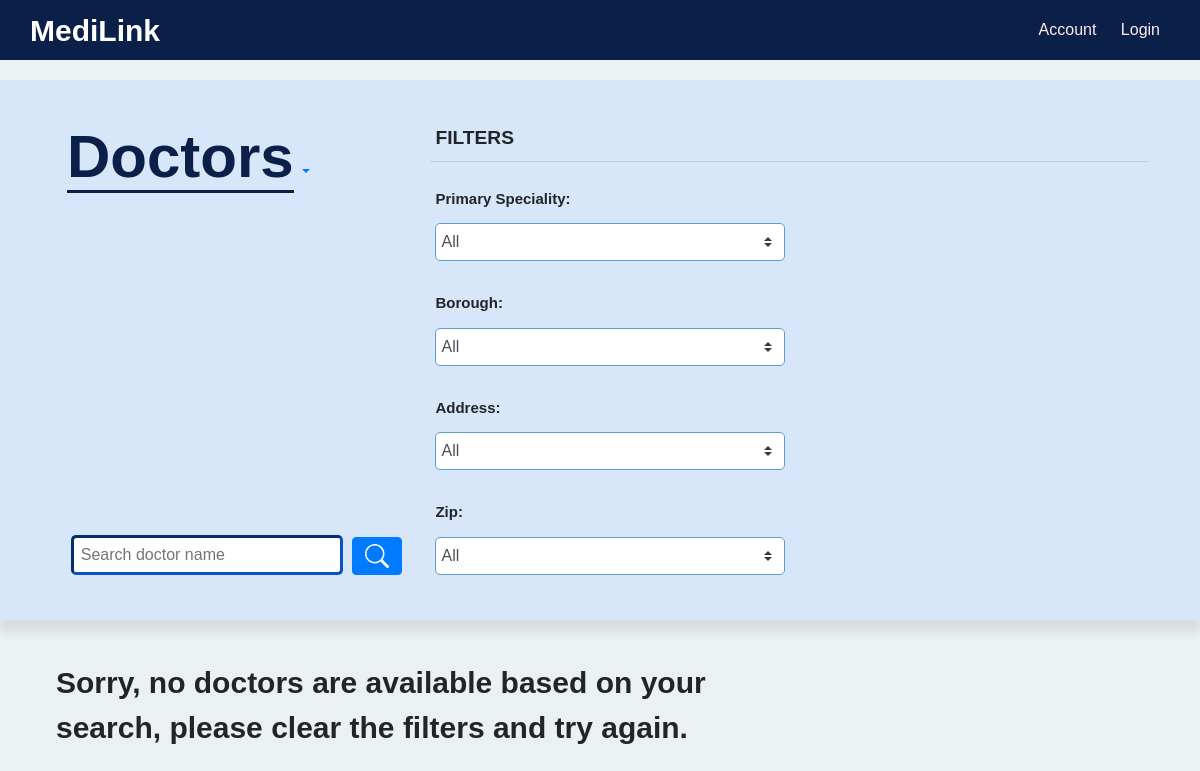
/doctor/, run on an earlier commit of the app's database.
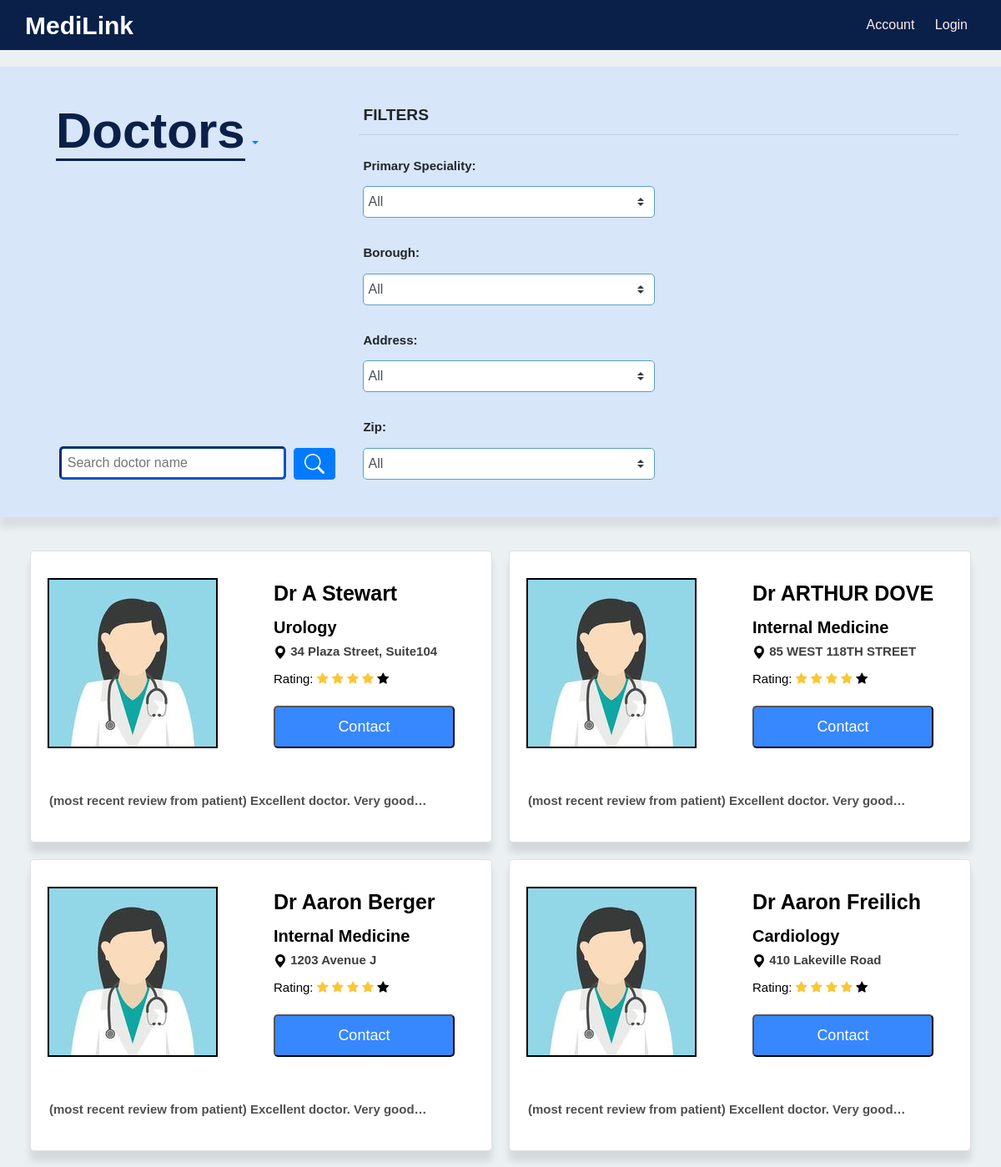
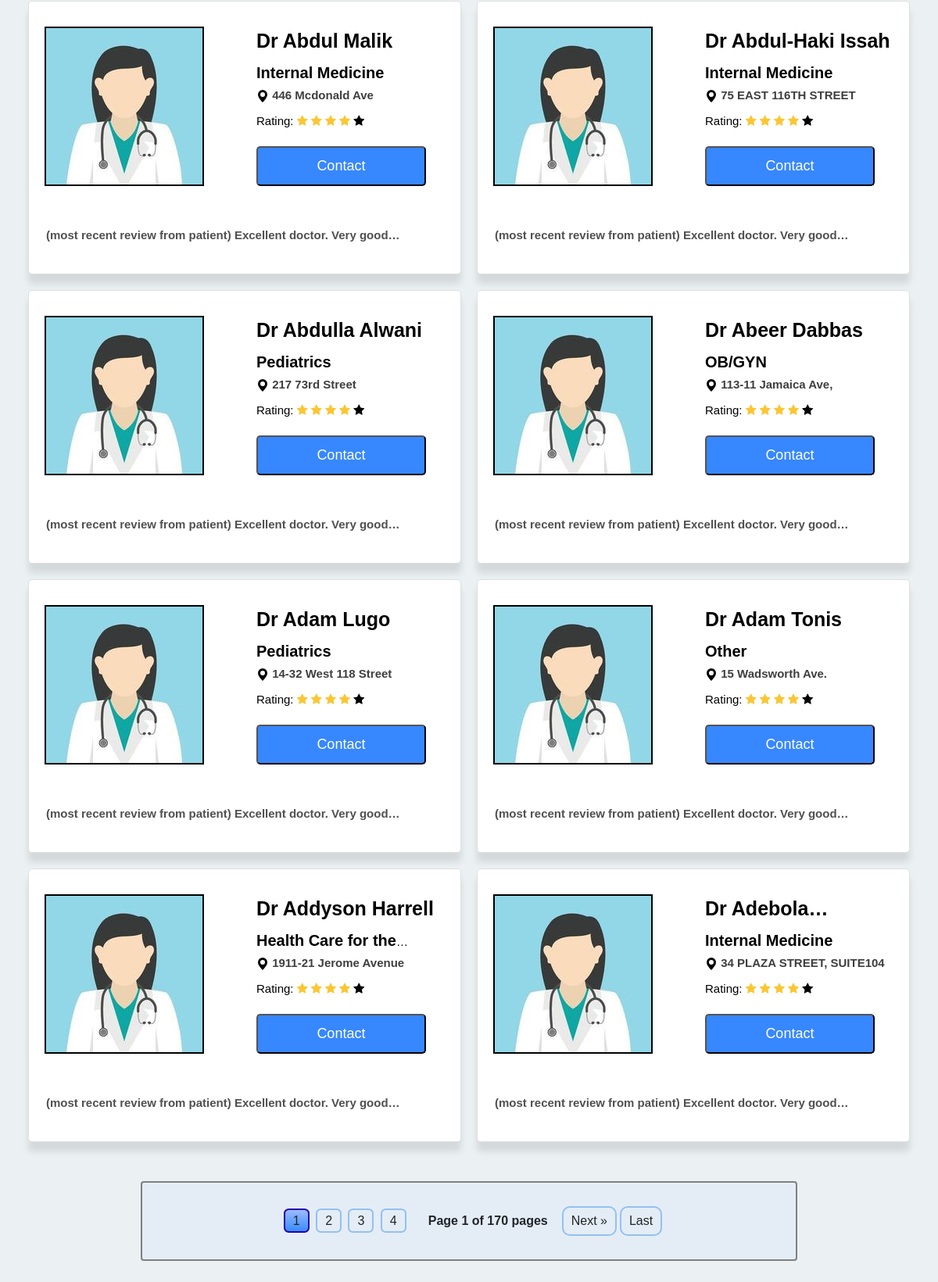
And on a later commit of the database (2 pictures, top to bottom).
### doctor/models.py (models this page shows)
class Doctor(User):
    primary_speciality = models.CharField(max_length=50)
    associated_hospital = models.ForeignKey(
        "hospital.Hospital",
        max_length=100,
        null=True,
        blank=True,
        on_delete=models.SET_NULL,
    )

### doctor/views.py (the view)
# urls.py: path("", DoctorListView.as_view(), name="list_view"),
class DoctorListView(generic.ListView):
    model = Doctor
    template_name = "doctor/doctor_list.html"
    context_object_name = "doctor_list"
    def get_queryset(self):
        doctors = Doctor.objects.all().order_by("name")
        filter_form = DoctorFilterForm(self.request.GET)
        """
        filter backend implementation
        """
        if filter_form.is_valid():
            name = filter_form.cleaned_data.get("name")
            primary_speciality = filter_form.cleaned_data.get("primary_speciality")
            address = filter_form.cleaned_data.get("address")
            borough = filter_form.cleaned_data.get("borough")
            zip = filter_form.cleaned_data.get("zip")
            if name:
                """
                to make the name contains the input name
                """
                doctors = doctors.filter(name__contains=name)
            if primary_speciality and primary_speciality != "All":
                doctors = doctors.filter(primary_speciality=primary_speciality)
            if address and address != "All":
                doctors = doctors.filter(address=address)
            if borough and borough != "All":
                doctors = doctors.filter(borough=borough)
            if zip and zip != "All":
                doctors = doctors.filter(zip=zip)
        return doctors
    def get_context_data(self, **kwargs):
        context = super().get_context_data(**kwargs)
        """
        Pagination use the paginator  to make pagination,
        which contains two variables,
        the first one is the context doctor list from get_queryset,
        the second one is the quantity of the page items.
        """
        paginator = Paginator(context["doctor_list"], 12)
        page_number = self.request.GET.get("page")
        doctor_list = paginator.get_page(page_number)
        context["doctor_list"] = doctor_list
        primary_speciality = self.request.GET.get("primary_speciality", "all")
        address = self.request.GET.get("address", "all")
        borough = self.request.GET.get("borough", "all")
        zip = self.request.GET.get("zip", "all")
        name = self.request.GET.get("name", "")
        context["filter_form"] = DoctorFilterForm(
            initial={
                "primary_speciality": primary_speciality,
                "address": address,
                "borough": borough,
                "zip": zip,
                "name": name,
            }
        )
        return context

### doctor/templates/doctor/doctor_list.html (shortened to what this page needs)
{% load static %}
<link rel="stylesheet" href="https://cdnjs.cloudflare.com/ajax/libs/font-awesome/4.7.0/css/font-awesome.min.css">
<body>
    {% include "user/navbar.html" %}
    <link rel="stylesheet" href="{% static 'doctor/css/doctorListStyle.css' %}">
    <div class="search-and-filter py-4">
        <div class="filter-left-column container">
            <a class="nav-item dropdown text-center">
                <a class="nav-link dropdown-toggle" href="#" id="navbarDropdown" role="button" data-toggle="dropdown" aria-haspopup="true" aria-expanded="false">
                    <span>Doctors</span>
                </a>
            </a>
            <form method="get" id="search-form">
                <div class="form-name-input">
                    {{ filter_form.name }}
                    <button id="search-button" type="button" class="btn btn-primary" onclick="handleFilterChange()">
                    </button>
                </div>
            </form>
        </div>
        <div class="filter-right-column container">
            <form method="get" class="filter-form" id="filter-form" onchange="handleFilterChange()">
                <fieldset id="filter-fieldset">
                    <legend>FILTERS</legend>
                    <hr class="mt-0 mb-3"/>
                    <div class="row">
                        <div class="col">
                            <div class="form-group">
                                <label for="{{ filter_form.primary_speciality.id_for_label }}">Primary Speciality:</label>
                                {{ filter_form.primary_speciality }}
                            </div>
                            <div class="form-group">
                                <label for="{{ filter_form.borough.id_for_label }}">Borough:</label>
                                {{ filter_form.borough }}
                            </div>
                        </div>
                        <div class="col">
                            <div class="form-group">
                                <label for="{{ filter_form.address.id_for_label }}">Address:</label>
                                {{ filter_form.address }}
                            </div>
                            <div class="form-group">
                                <label for="{{ filter_form.zip.id_for_label }}">Zip:</label>
                                {{ filter_form.zip }}
                            </div>
                        </div>
                    </div>
                </fieldset>
            </form>
        </div>
    </div>
    <div class="doctor-list">
        {% if doctor_list %}
        {% for doctor in doctor_list%}
        <div class="doctor_link">
            <div class="card container">
                <div class="card-row row">
                    <div class="card-left-column col">
                        <a href="{%url 'doctor:detail_view' doctor.id %}">
                            <img class="card-avatar" src="{% static 'doctor/images/avatar.jpg' %}" alt="placeholder">
                        </a>
                    </div>
                    <div class="card-right-column col">
                        <a href="{%url 'doctor:detail_view' doctor.id %}">
                            <p>Dr {{doctor.name}}</p>
                            <h3><span id="speciality">{{doctor.primary_speciality}}</span></h3>
                            <h3>
                                <svg xmlns="http://www.w3.org/2000/svg" width="16" height="16" fill="currentColor" class="bi bi-geo-alt-fill" viewBox="0 0 16 16">
                                    <path d="M8 16s6-5.686 6-10A6 6 0 0 0 2 6c0 4.314 6 10 6 10zm0-7a3 3 0 1 1 0-6 3 3 0 0 1 0 6z"/>
                                </svg>
                                <span id="address">{{doctor.address}}</span>
                            </h3>
                            <div class="ratings">
                                <h3>Rating:
                                    <i class="fa fa-star rating-color"></i>
                                    <i class="fa fa-star rating-color"></i>
                                    <i class="fa fa-star rating-color"></i>
                                    <i class="fa fa-star rating-color"></i>
                                    <i class="fa fa-star"></i>
                                </h3>
                            </div>
                        </a>
                        <div class="contact">
                            <button style="font-size:18px" class="book-appointment" data-toggle="modal"
                             data-target="#contact_modal" data-email="{{doctor.email}}" data-phone="{{doctor.phone}}">
                                Contact
                            </button>
                        </div>
                    </div>
                </div>
                <div class="card-row">
                    <h3 class="card-border">
                        (most recent review from patient) Excellent doctor. Very good experience!
                    </h3>
                </div>
            </div>
        </div>
        {% endfor %}
    </div>
    <div class="pagination container">
        <div class="page-numbers">
            {% for num in doctor_list.paginator.page_range %}
            {% if doctor_list.number == num %}
            <a onclick="javascript:getPageUrl({{ num }})" class="page active">{{ num }}</a>
            {% elif num > doctor_list.number|add:'-4' and num < doctor_list.number|add:'4' %} <a onclick="javascript:getPageUrl({{ num }})"
                class="page">{{ num }}</a>
                {% endif %}
                {% endfor %}
        </div>
        <span class="current mx-3">Page {{ doctor_list.number }} of {{ doctor_list.paginator.num_pages }} pages</span>
        {% if doctor_list.has_next %}
        <a onclick="javascript:getPageUrl({{ doctor_list.next_page_number }})" class="next">Next &raquo;</a>
        <a onclick="javascript:getPageUrl({{ doctor_list.paginator.num_pages }})" class="last">Last</a>
        {% endif %}
    </div>
    {% else %}
    <p class="no-result">
        Sorry, no doctors are available based on your search, please
        clear the filters and try again.
    </p>
    {% endif %}
</body>

### user/templates/user/navbar.html (shortened to what this page needs)
{% load static %}
<!DOCTYPE html>
<link rel="stylesheet" href="{% static 'user/css/navbar.css' %}">
<link rel="stylesheet" href="https://cdn.jsdelivr.net/npm/bootstrap@4.3.1/dist/css/bootstrap.min.css">
<link rel="stylesheet" href="https://cdnjs.cloudflare.com/ajax/libs/font-awesome/4.7.0/css/font-awesome.min.css">
<div class="header">
    <a class="text-decoration-none text-white" href={% url "user:home" %}><span>MediLink</span></a>
    <nav>
        <a href="/user/account/">Account</a>
        {% if user.is_authenticated %}
            <a href="#" data-toggle="modal" data-target="#logoutModal">Logout</a>
        {% else %}
            <a href={% url "user:login" %}>Login</a>
        {% endif %}
    </nav>
</div>

### user/static/user/css/navbar.css (style rules this page uses)
.header { font-family: Arial, sans-serif; display: flex; justify-content: space-between; align-items: center; padding: 30px; position: relative; background-color: #0a2049; height: 40px; color: white; }
.header span { font-size: 30px; font-weight: bold; }
nav a { margin: 0 10px; text-decoration: none; color: rgb(255, 255, 255); }
form { margin: 0; }

### doctor/static/doctor/css/doctorListStyle.css (style rules this page uses)
body { font-family: Arial, sans-serif; background-color: #ebf1f3; margin: 0; padding: 0; }
.header { display: flex; justify-content: space-between; align-items: center; padding: 30px; position: relative; background-color: #0a2049; height: 40px; color: white; }
.header span { font-size: 30px; font-weight: bold; }
nav a { margin: 0 10px; text-decoration: none; color: rgb(255, 237, 237); }
.rating-color { color:#fbc634 !important; }
.ratings { margin-top: 15px; }
.search-and-filter { background-color: rgba(199, 221, 255, 0.534); position: relative; width: 100%; margin-bottom: 10px; margin-top: 20px; padding-left: 3%; padding-right: 3%; box-shadow: 0 12px 8px rgba(51, 51, 51, 0.1); display: flex; }
.search-and-filter span { font-size: 60px; font-weight: 800; color: #0a2049; border-bottom: 3px solid #0a2049; }
.filter-left-column { width: 50% }
.form-name-input { margin-top: 10px; padding-left: 20px; position: absolute; bottom: 45; width: 30%; }
legend { font-weight: 900; font-size: larger; margin-left: 5px; }
.doctor-name-input { width: 80%; height: 40px; border-radius: 5px; border-width: 3px; margin-right: 5px; border-color: #0753c5; padding: 2%; }
.doctor-name-input::placeholder { font-weight: 400; }
.filter-right-column { display: flex; flex-direction: column; align-items: center; margin-top: 20px; }
.form-group { display: flex; flex-direction: column; }
.form-group label { margin-top: 10px; margin-left: 5px; font-size: 15px; font-weight: bold; }
.custom-select { width: 350px; padding: 5px; margin: 5px; border: 1px solid #599ecc; border-radius: 5px; }
.doctor-list { position: relative; display: grid; margin-top: 40px; grid-template-columns: repeat(2, minmax(auto, 1fr)); grid-gap: 20px; height: auto; margin-bottom: 10px; margin-left: 3%; margin-right: 3%; border-radius: 10px; }
#speciality { font-weight: bold; font-size: 20; }
#address { font-weight: 700; color: rgb(63, 63, 63); }
.doctor-list a { text-decoration: none; color: black; }
.pagination { background-color: rgba(199, 221, 255, 0.219); display: flex; text-align: center; margin-top: 50px; margin-bottom: 50px; padding: 20px; border: 2px solid grey; margin-left: auto; margin-right: auto; width: 70%; flex-wrap: wrap; align-content: stretch; justify-content: center; align-items: center; }
.pagination span { font-weight: bold; }
.page-numbers { display: inline-block; margin: 0 10px; border-radius: 50%; }
.prev, .next, .first, .last { text-decoration: none; border-radius: 10px; color: #333; padding: 5px 10px; border: 2px solid #94c0f1; margin: 10px 2px; }
.page { text-decoration: none; border-radius: 20%; color: #333; padding: 5px 10px; border: 2px solid #94c0f1; margin: 10px 2px; }
.page.active { color: #fff; background-image: linear-gradient(#9bbaff, #378cfc); border: 2px solid #2600ad; background-repeat: no-repeat; }
.card { background-color: rgb(255, 255, 255); padding: 20px; display: grid; align-items: center; min-width: 500px; max-width: 800px; min-height: 350px; border-radius: 5px; box-shadow: 0 12px 8px rgba(0, 0, 0, 0.1); }
.card-left-column { flex: 1; display: flex; align-items: center; }
.card-left-column a img { border: 2px solid black; }
.card-right-column { flex: 1; display: flex; flex-direction: column; position: relative; }
.card-avatar { min-width: 80%; height: auto; }
.card-border { font-size: 15px; margin-top: 30px; margin-left: 2px; color: rgb(80, 80, 80); font-weight: 700; }
.card p { font-weight: 900; font-size: 25px; margin-right: 3px; display: -webkit-box; -webkit-line-clamp: 1; -webkit-box-orient: vertical; overflow: hidden; text-overflow: ellipsis; margin-bottom: 10px; }
.card h3 { font-size: 15px; display: -webkit-box; -webkit-line-clamp: 1; -webkit-box-orient: vertical; overflow: hidden; text-overflow: ellipsis; }
.book-appointment { background-color: rgb(55, 135, 255); color: white; border-radius: 5px; border-color: black; padding: 10px 20px; cursor: pointer; width: 100%; }
.contact { position: absolute; bottom: 0; width: 80%; }

What changed in the data, as far as the page shows it:
added Doctor: name "A Stewart", primary_speciality "Urology", address "34 Plaza Street, Suite104"
added Doctor: name "ARTHUR DOVE", primary_speciality "Internal Medicine", address "85 WEST 118TH STREET"
added Doctor: name "Aaron Berger", primary_speciality "Internal Medicine", address "1203 Avenue J"
added Doctor: name "Aaron Freilich", primary_speciality "Cardiology", address "410 Lakeville Road"
added Doctor: name "Abdul Malik", primary_speciality "Internal Medicine", address "446 Mcdonald Ave"
added Doctor: name "Abdul-Haki Issah", primary_speciality "Internal Medicine", address "75 EAST 116TH STREET"
added Doctor: name "Abdulla Alwani", primary_speciality "Pediatrics", address "217 73rd Street"
added Doctor: name "Abeer Dabbas", primary_speciality "OB/GYN", address "113-11 Jamaica Ave,"
added Doctor: name "Adam Lugo", primary_speciality "Pediatrics", address "14-32 West 118 Street"
added Doctor: name "Adam Tonis", primary_speciality "Other", address "15 Wadsworth Ave."
added Doctor: name "Addyson Harrell", primary_speciality "Health Care for…", address "1911-21 Jerome Avenue"
added Doctor: primary_speciality "Internal Medicine", address "34 PLAZA STREET, SUITE104"
Also different on the page:
{{ doctor_list.number }}: (not shown) → "1"
{{ doctor_list.paginator.num_pages }}: (not shown) → "170"
new list line: "1"
new list line: "2"
new list line: "3"
new list line: "4"
text no longer shown: "Sorry, no doctors are available based on your search, please clear the filters and try again."
text now shown: "Page of pages Next » Last"
